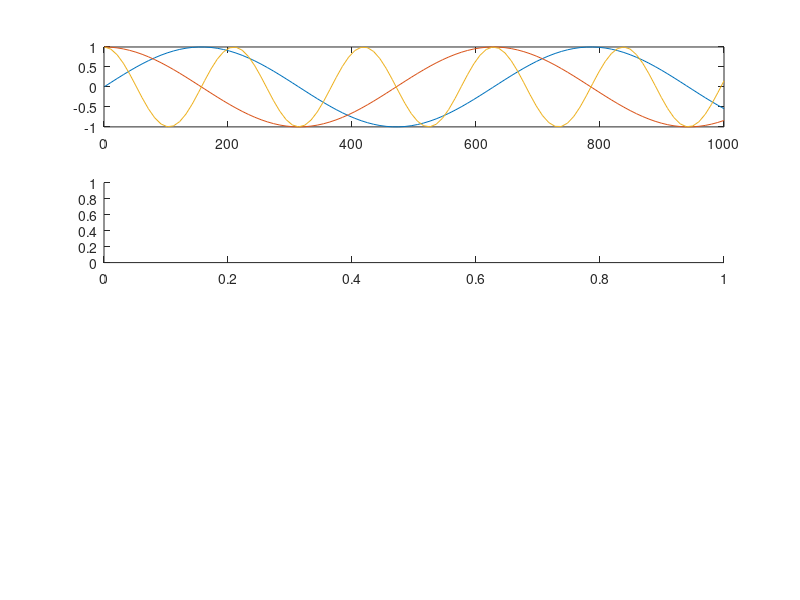

This figure's MATLAB source: (Note: this script raises an error after producing the figure.)
% PlotSet用于生成二维图
% command + T 取消注释代码

fprintf('Hello world!\n')

x = linspace(1,1000);
y = [sin(0.01*x);cos(0.01*x);cos(0.03*x)];

subplot(4,1,1); % 创建子图，4行，1列，此子图在第一个位置
plot(x,y); % 二维线图
subplot(4,1,2); 
bar(x,y); % 条形图
subplot(4,1,3);
barh(x,y); % 条形图，与上一张横纵坐标相反
ax4 = subplot(4,1,4);
pie(y) % 饼图
colormap(ax4,'default')
get(gca) % 返回图片属性，一个巨大的列表
set(gca,'YminorGrid','on','YGrid','on') % set更改图片属性
